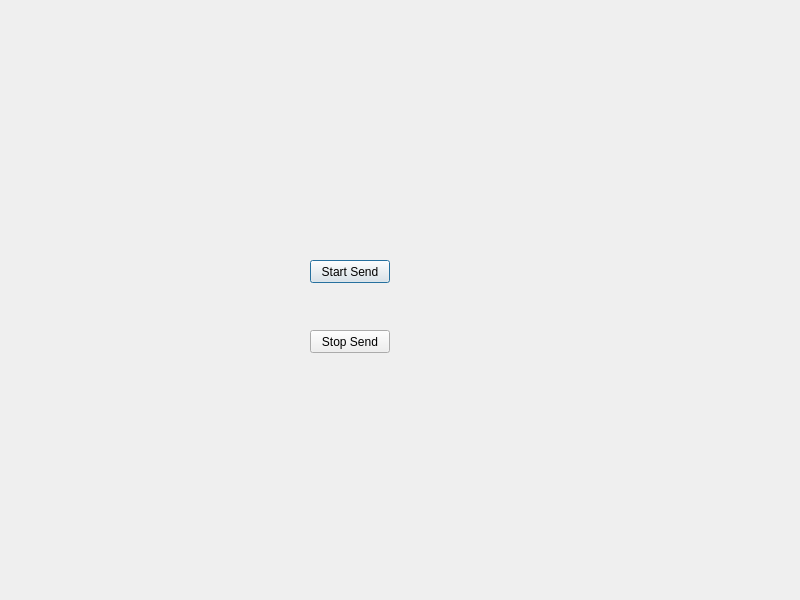
<?xml version="1.0" encoding="UTF-8"?>
<ui version="4.0">
 <class>Dialog</class>
 <widget class="QDialog" name="Dialog">
  <property name="geometry">
   <rect>
    <x>0</x>
    <y>0</y>
    <width>800</width>
    <height>600</height>
   </rect>
  </property>
  <property name="windowTitle">
   <string>Dialog</string>
  </property>
  <widget class="QPushButton" name="btnStartSend">
   <property name="geometry">
    <rect>
     <x>310</x>
     <y>260</y>
     <width>80</width>
     <height>23</height>
    </rect>
   </property>
   <property name="text">
    <string>Start Send</string>
   </property>
  </widget>
  <widget class="QPushButton" name="btnStopSend">
   <property name="geometry">
    <rect>
     <x>310</x>
     <y>330</y>
     <width>80</width>
     <height>23</height>
    </rect>
   </property>
   <property name="text">
    <string>Stop Send</string>
   </property>
  </widget>
 </widget>
 <resources/>
 <connections/>
</ui>
